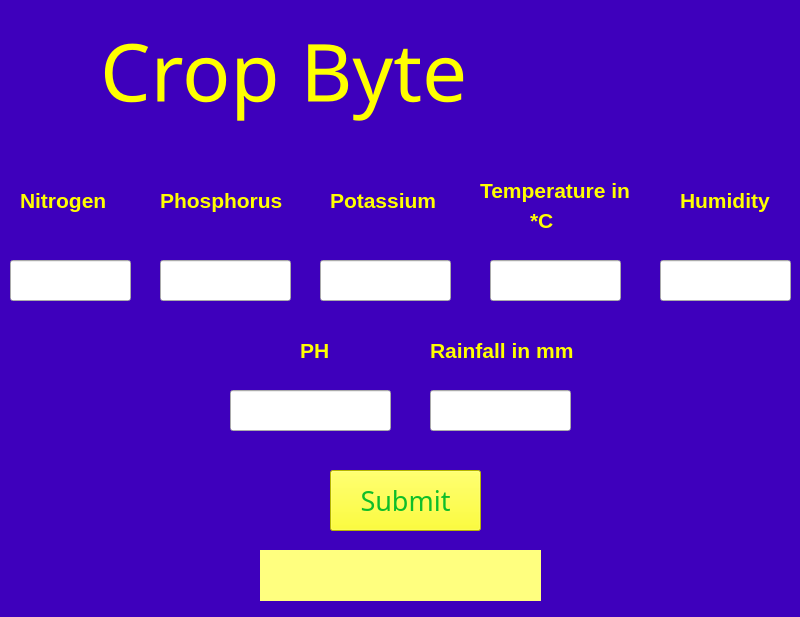
<?xml version="1.0" encoding="UTF-8"?>
<ui version="4.0">
 <class>Crop_Byte</class>
 <widget class="QMainWindow" name="Crop_Byte">
  <property name="geometry">
   <rect>
    <x>0</x>
    <y>0</y>
    <width>800</width>
    <height>617</height>
   </rect>
  </property>
  <property name="windowTitle">
   <string>MainWindow</string>
  </property>
  <widget class="QWidget" name="centralwidget">
   <widget class="QLabel" name="label">
    <property name="geometry">
     <rect>
      <x>0</x>
      <y>0</y>
      <width>811</width>
      <height>621</height>
     </rect>
    </property>
    <property name="styleSheet">
     <string notr="true">background-color: rgb(62, 0, 188);
border: transparent;</string>
    </property>
    <property name="text">
     <string/>
    </property>
    <property name="pixmap">
     <pixmap>Crop_GIF.gif</pixmap>
    </property>
    <property name="scaledContents">
     <bool>true</bool>
    </property>
   </widget>
   <widget class="QLabel" name="label_2">
    <property name="geometry">
     <rect>
      <x>100</x>
      <y>20</y>
      <width>601</width>
      <height>101</height>
     </rect>
    </property>
    <property name="font">
     <font>
      <family>Tarrget</family>
      <pointsize>60</pointsize>
     </font>
    </property>
    <property name="styleSheet">
     <string notr="true">color: rgb(255, 255, 0);</string>
    </property>
    <property name="text">
     <string>Crop Byte</string>
    </property>
   </widget>
   <widget class="QLabel" name="label_6">
    <property name="geometry">
     <rect>
      <x>20</x>
      <y>180</y>
      <width>101</width>
      <height>41</height>
     </rect>
    </property>
    <property name="font">
     <font>
      <pointsize>16</pointsize>
      <weight>75</weight>
      <bold>true</bold>
     </font>
    </property>
    <property name="styleSheet">
     <string notr="true">color: rgb(255, 255, 0);</string>
    </property>
    <property name="text">
     <string>Nitrogen</string>
    </property>
   </widget>
   <widget class="QLabel" name="label_7">
    <property name="geometry">
     <rect>
      <x>480</x>
      <y>170</y>
      <width>161</width>
      <height>41</height>
     </rect>
    </property>
    <property name="font">
     <font>
      <pointsize>16</pointsize>
      <weight>75</weight>
      <bold>true</bold>
     </font>
    </property>
    <property name="styleSheet">
     <string notr="true">color: rgb(255, 255, 0);</string>
    </property>
    <property name="text">
     <string>Temperature in</string>
    </property>
   </widget>
   <widget class="QLabel" name="label_8">
    <property name="geometry">
     <rect>
      <x>680</x>
      <y>180</y>
      <width>101</width>
      <height>41</height>
     </rect>
    </property>
    <property name="font">
     <font>
      <pointsize>16</pointsize>
      <weight>75</weight>
      <bold>true</bold>
     </font>
    </property>
    <property name="styleSheet">
     <string notr="true">color: rgb(255, 255, 0);</string>
    </property>
    <property name="text">
     <string>Humidity</string>
    </property>
   </widget>
   <widget class="QLabel" name="label_9">
    <property name="geometry">
     <rect>
      <x>430</x>
      <y>330</y>
      <width>151</width>
      <height>41</height>
     </rect>
    </property>
    <property name="font">
     <font>
      <pointsize>16</pointsize>
      <weight>75</weight>
      <bold>true</bold>
     </font>
    </property>
    <property name="styleSheet">
     <string notr="true">color: rgb(255, 255, 0);</string>
    </property>
    <property name="text">
     <string>Rainfall in mm</string>
    </property>
   </widget>
   <widget class="QLabel" name="label_10">
    <property name="geometry">
     <rect>
      <x>300</x>
      <y>330</y>
      <width>31</width>
      <height>41</height>
     </rect>
    </property>
    <property name="font">
     <font>
      <pointsize>16</pointsize>
      <weight>75</weight>
      <bold>true</bold>
     </font>
    </property>
    <property name="styleSheet">
     <string notr="true">color: rgb(255, 255, 0);</string>
    </property>
    <property name="text">
     <string>PH</string>
    </property>
   </widget>
   <widget class="QLabel" name="label_12">
    <property name="geometry">
     <rect>
      <x>160</x>
      <y>180</y>
      <width>131</width>
      <height>41</height>
     </rect>
    </property>
    <property name="font">
     <font>
      <pointsize>16</pointsize>
      <weight>75</weight>
      <bold>true</bold>
     </font>
    </property>
    <property name="styleSheet">
     <string notr="true">color: rgb(255, 255, 0);</string>
    </property>
    <property name="text">
     <string>Phosphorus</string>
    </property>
   </widget>
   <widget class="QPushButton" name="pushButton">
    <property name="geometry">
     <rect>
      <x>330</x>
      <y>470</y>
      <width>151</width>
      <height>61</height>
     </rect>
    </property>
    <property name="font">
     <font>
      <family>Mechanismo</family>
      <pointsize>20</pointsize>
     </font>
    </property>
    <property name="styleSheet">
     <string notr="true">background-color: rgb(255, 255, 0);
color: rgb(15, 190, 41);
</string>
    </property>
    <property name="text">
     <string>Submit</string>
    </property>
   </widget>
   <widget class="QTextBrowser" name="textBrowser_8">
    <property name="geometry">
     <rect>
      <x>260</x>
      <y>550</y>
      <width>281</width>
      <height>51</height>
     </rect>
    </property>
    <property name="font">
     <font>
      <pointsize>22</pointsize>
     </font>
    </property>
    <property name="styleSheet">
     <string notr="true">background-color: rgb(255, 255, 127);
color: rgb(255, 0, 0);
border: transparent;</string>
    </property>
   </widget>
   <widget class="QLabel" name="label_14">
    <property name="geometry">
     <rect>
      <x>330</x>
      <y>180</y>
      <width>111</width>
      <height>41</height>
     </rect>
    </property>
    <property name="font">
     <font>
      <pointsize>16</pointsize>
      <weight>75</weight>
      <bold>true</bold>
     </font>
    </property>
    <property name="styleSheet">
     <string notr="true">color: rgb(255, 255, 0);</string>
    </property>
    <property name="text">
     <string>Potassium</string>
    </property>
   </widget>
   <widget class="QLineEdit" name="lineEdit_2">
    <property name="geometry">
     <rect>
      <x>160</x>
      <y>260</y>
      <width>131</width>
      <height>41</height>
     </rect>
    </property>
    <property name="font">
     <font>
      <pointsize>16</pointsize>
     </font>
    </property>
    <property name="styleSheet">
     <string notr="true">color: rgb(0, 0, 0);</string>
    </property>
   </widget>
   <widget class="QLineEdit" name="lineEdit_3">
    <property name="geometry">
     <rect>
      <x>320</x>
      <y>260</y>
      <width>131</width>
      <height>41</height>
     </rect>
    </property>
    <property name="font">
     <font>
      <pointsize>16</pointsize>
     </font>
    </property>
    <property name="styleSheet">
     <string notr="true">color: rgb(0, 0, 0);</string>
    </property>
   </widget>
   <widget class="QLineEdit" name="lineEdit_4">
    <property name="geometry">
     <rect>
      <x>490</x>
      <y>260</y>
      <width>131</width>
      <height>41</height>
     </rect>
    </property>
    <property name="font">
     <font>
      <pointsize>16</pointsize>
     </font>
    </property>
    <property name="styleSheet">
     <string notr="true">color: rgb(0, 0, 0);</string>
    </property>
   </widget>
   <widget class="QLineEdit" name="lineEdit_5">
    <property name="geometry">
     <rect>
      <x>660</x>
      <y>260</y>
      <width>131</width>
      <height>41</height>
     </rect>
    </property>
    <property name="font">
     <font>
      <pointsize>16</pointsize>
     </font>
    </property>
    <property name="styleSheet">
     <string notr="true">color: rgb(0, 0, 0);</string>
    </property>
   </widget>
   <widget class="QLineEdit" name="lineEdit_6">
    <property name="geometry">
     <rect>
      <x>230</x>
      <y>390</y>
      <width>161</width>
      <height>41</height>
     </rect>
    </property>
    <property name="font">
     <font>
      <pointsize>16</pointsize>
     </font>
    </property>
    <property name="styleSheet">
     <string notr="true">color: rgb(0, 0, 0);</string>
    </property>
   </widget>
   <widget class="QLineEdit" name="lineEdit_7">
    <property name="geometry">
     <rect>
      <x>430</x>
      <y>390</y>
      <width>141</width>
      <height>41</height>
     </rect>
    </property>
    <property name="font">
     <font>
      <pointsize>16</pointsize>
     </font>
    </property>
    <property name="styleSheet">
     <string notr="true">color: rgb(0, 0, 0);</string>
    </property>
   </widget>
   <widget class="QLineEdit" name="lineEdit_8">
    <property name="geometry">
     <rect>
      <x>10</x>
      <y>260</y>
      <width>121</width>
      <height>41</height>
     </rect>
    </property>
    <property name="font">
     <font>
      <pointsize>16</pointsize>
     </font>
    </property>
    <property name="styleSheet">
     <string notr="true">color: rgb(0, 0, 0);</string>
    </property>
   </widget>
   <widget class="QLabel" name="label_3">
    <property name="geometry">
     <rect>
      <x>530</x>
      <y>210</y>
      <width>41</width>
      <height>21</height>
     </rect>
    </property>
    <property name="font">
     <font>
      <pointsize>16</pointsize>
      <weight>75</weight>
      <bold>true</bold>
     </font>
    </property>
    <property name="styleSheet">
     <string notr="true">color: rgb(255, 255, 0);</string>
    </property>
    <property name="text">
     <string>*C</string>
    </property>
   </widget>
   <zorder>label</zorder>
   <zorder>label_2</zorder>
   <zorder>label_6</zorder>
   <zorder>label_7</zorder>
   <zorder>label_8</zorder>
   <zorder>label_9</zorder>
   <zorder>label_10</zorder>
   <zorder>pushButton</zorder>
   <zorder>label_14</zorder>
   <zorder>label_12</zorder>
   <zorder>textBrowser_8</zorder>
   <zorder>lineEdit_2</zorder>
   <zorder>lineEdit_3</zorder>
   <zorder>lineEdit_4</zorder>
   <zorder>lineEdit_5</zorder>
   <zorder>lineEdit_6</zorder>
   <zorder>lineEdit_7</zorder>
   <zorder>lineEdit_8</zorder>
   <zorder>label_3</zorder>
  </widget>
 </widget>
 <resources/>
 <connections/>
</ui>
